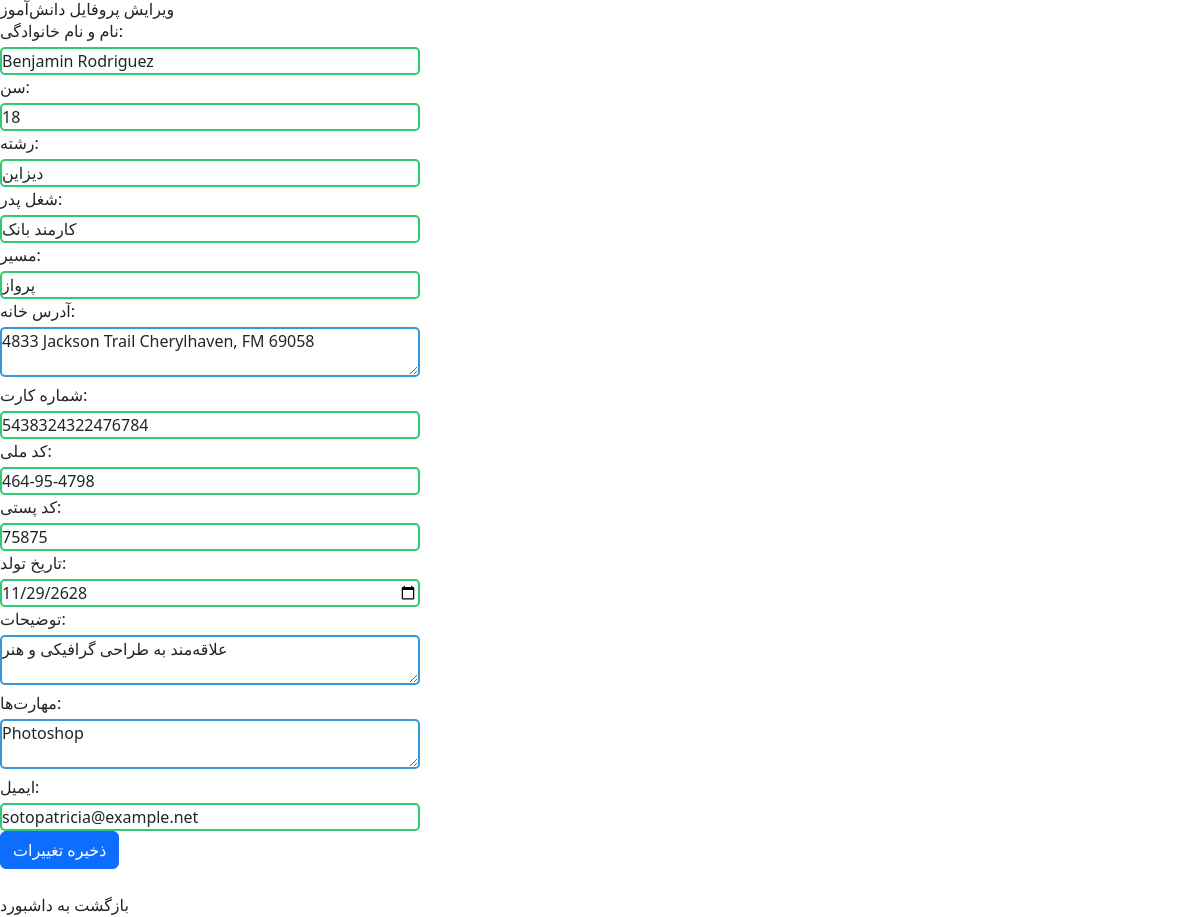
Screenshot of /accounts/edit-student/101/ (signed in) with the database file from the repository.
### account/models.py (models this page shows, shortened)
class Student(models.Model):
    full_name = models.CharField(max_length=100, verbose_name="نام و نام خانوادگی")
    age = models.IntegerField(verbose_name="سن")
    major = models.CharField(max_length=100, verbose_name="رشته")
    father_job = models.CharField(max_length=100, verbose_name="شغل پدر")
    path = models.CharField(max_length=50, verbose_name="مسیر (آغاز/پرواز)")
    address = models.TextField(verbose_name="آدرس خانه")
    card_number = models.CharField(max_length=20, verbose_name="شماره کارت")
    national_code = models.CharField(max_length=10, verbose_name="کد ملی")
    postal_code = models.CharField(max_length=10, verbose_name="کد پستی")
    birth_date = models.DateField(verbose_name="تاریخ تولد")
    Description = models.TextField(verbose_name="توضیحات", null=True)
    skill = models.TextField(verbose_name="مهارت ها", null=True)
    email = models.EmailField(null=True, blank=True)

### account/views.py (the view)
# urls.py: path('edit-student/<int:student_id>/', edit_student_view, name='edit_student'),
@login_required
def edit_student_view(request, student_id):
    try:
        student = Student.objects.get(id=student_id)  # پیدا کردن دانش‌آموز از طریق آیدی
    except Student.DoesNotExist:
        messages.error(request, "دانش‌آموز مورد نظر یافت نشد.")
        return redirect('admin_dashboard')
    if request.method == 'POST':
        form = StudentForm(request.POST, instance=student)  # فرم برای ویرایش اطلاعات دانش‌آموز
        if form.is_valid():
            student = form.save()  # ذخیره اطلاعات ویرایش‌شده دانش‌آموز
            student_info = (
                f"نام و نام خانوادگی: {student.full_name}, "
                f"سن: {student.age}, "
                f"رشته: {student.major}, "
                f"شغل پدر: {student.father_job}, "
                f"مسیر: {student.path}, "
                f"آدرس: {student.address}, "
                f"کد ملی: {student.national_code}, "
                f"کد پستی: {student.postal_code}, "
                f"تاریخ تولد: {student.birth_date}, "
                f"توضیحات: {student.Description}, "
                f"مهارت‌ها: {student.skill}, "
                f"ایمیل: {student.email}"
            )
            embedding = generate_embedding(student_info)
            vector_id = f"student_{student.id}"  # آیدی منحصر به‌فرد برای وکتور
            metadata = {
                "full_name": student.full_name,
                "national_code": student.national_code,
                "major": student.major,
                "description": student.Description,
                "skill": student.skill,
                "email": student.email,
                "All data": student_info
            }
            save_to_pinecone(vector_id, embedding, metadata)
            messages.success(request, "پروفایل دانش‌آموز با موفقیت بروزرسانی شد!")
            return redirect('admin_dashboard')  # هدایت به داشبورد ادمین یا هر صفحه دلخواه
    else:
        form = StudentForm(instance=student)  # فرم با داده‌های موجود برای ویرایش
    return render(request, 'admin_panel/edit_student.html', {'form': form, 'student': student})

### account/forms.py
class StudentForm(forms.ModelForm):
    class Meta:
        model = Student
        fields = '__all__'
        widgets = {
            'birth_date': forms.DateInput(attrs={'type': 'date'}),
        }

### templates/admin_panel/edit_student.html (shortened to what this page needs)
{% extends 'base/base.html' %}
{% block link %}
    <link href="https://cdn.jsdelivr.net/npm/bootstrap@5.3.2/dist/css/bootstrap.min.css" rel="stylesheet">
    <script src="https://cdn.tailwindcss.com"></script>
{% endblock %}
{% block body %}
    <h1>ویرایش پروفایل دانش‌آموز</h1>
    <form method="POST" enctype="multipart/form-data">
        <div class="form-group">
            <label for="full_name">نام و نام خانوادگی:</label>
            {{ form.full_name }}
        </div>
        <div class="form-group">
            <label for="age">سن:</label>
            {{ form.age }}
        </div>
        <div class="form-group">
            <label for="major">رشته:</label>
            {{ form.major }}
        </div>
        <div class="form-group">
            <label for="father_job">شغل پدر:</label>
            {{ form.father_job }}
        </div>
        <div class="form-group">
            <label for="path">مسیر:</label>
            {{ form.path }}
        </div>
        <div class="form-group">
            <label for="address">آدرس خانه:</label>
            {{ form.address }}
        </div>
        <div class="form-group">
            <label for="card_number">شماره کارت:</label>
            {{ form.card_number }}
        </div>
        <div class="form-group">
            <label for="national_code">کد ملی:</label>
            {{ form.national_code }}
        </div>
        <div class="form-group">
            <label for="postal_code">کد پستی:</label>
            {{ form.postal_code }}
        </div>
        <div class="form-group">
            <label for="birth_date">تاریخ تولد:</label>
            {{ form.birth_date }}
        </div>
        <div class="form-group">
            <label for="Description">توضیحات:</label>
            {{ form.Description }}
        </div>
        <div class="form-group">
            <label for="skill">مهارت‌ها:</label>
            {{ form.skill }}
        </div>
        <div class="form-group">
            <label for="email">ایمیل:</label>
            {{ form.email }}
        </div>
        <button type="submit" class="btn btn-primary">ذخیره تغییرات</button>
    </form>
    <br>
    <a href="{% url 'admin_dashboard' %}">بازگشت به داشبورد</a>
{% endblock %}

### templates/admin_panel/edit_student.html (style rules this page uses)
input, textarea { border: 2px solid #3498db; border-radius: 5px; padding: 10px; outline: none; width: 420px; }
input, textarea:focus { border-color: #2ecc71; }
textarea { height: 50px; resize: vertical; overflow: auto; border: 2px solid #3498db; border-radius: 5px; padding: 10px; }
label { display: block; margin-bottom: 4px; }

### rows the page displays
Student: full_name "Benjamin Rodriguez", age "18", major "دیزاین", father_job "کارمند بانک", path "پرواز", address "4833 Jackson Trail Cherylhaven, FM 69058", card_number "5438324322476784", national_code "464-95-4798", postal_code "75875", birth_date "11/29/2628", Description "علاقه‌مند به طراحی گرافیکی و هنر", skill "Photoshop", email "sotopatricia@example.net"
